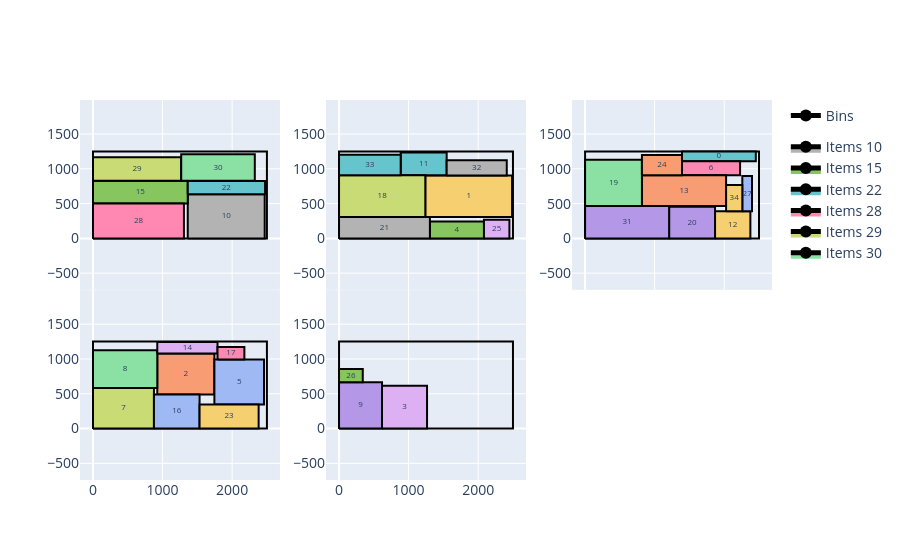

Write notebook code for a chart like this one.
### Code cell
psr.visualize(output.solution).show()
